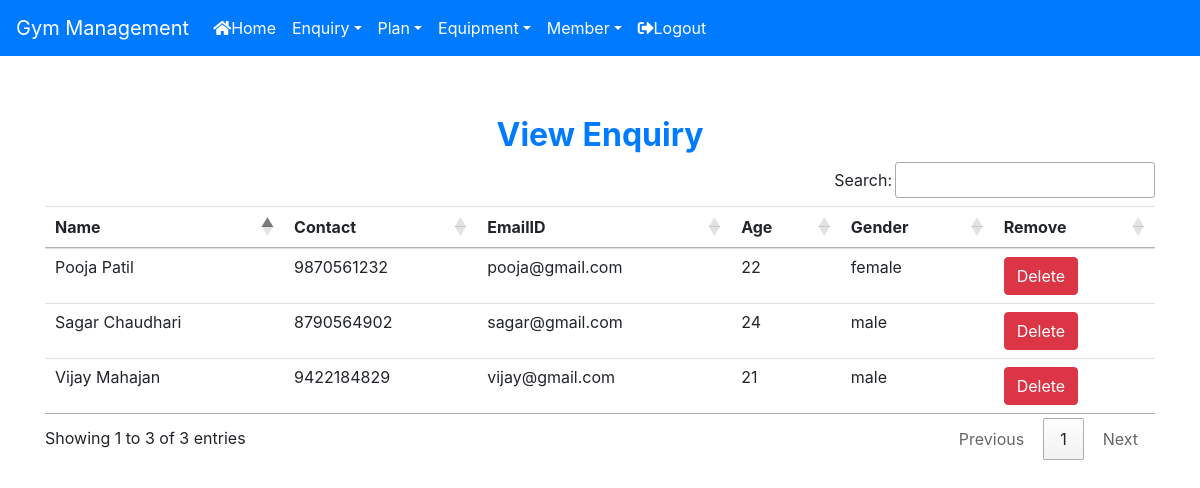
The page /view_enquiry (signed in) on the database its author committed.
### Gym/models.py (models this page shows, shortened)
class Enquiry(models.Model):
    name = models.CharField(max_length=60)
    contact = models.CharField(max_length=10)
    emailid = models.CharField(max_length=60)
    age = models.CharField(max_length=40)
    gender = models.CharField(max_length=10)

### Gym/views.py (the view)
# urls.py: path('view_enquiry', View_Enquiry, name='view_enquiry'),
def View_Enquiry(request):
    if not request.user.is_staff:
        return redirect('login')
    enq = Enquiry.objects.all()
    d = {'enq':enq}
    return render(request, 'view_enquiry.html', d)

### Gym/templates/view_enquiry.html
{% extends 'navigationbar.html' %}
{% block body %}
<div class="container" style="margin-top:60px">
<h2 class="text-center text-primary font-weight-bold">View Enquiry</h2>
    <table class="table table-hover" id="example">
        <thead>
        <tr>
            <th>Name</th>
            <th>Contact</th>
            <th>EmailID</th>
            <th>Age</th>
            <th>Gender</th>
            <th>Remove</th>
        </tr>
        </thead>
        <tbody>
        {% for i in enq %}
        <tr>
            <td>{{i.name}}</td>
            <td>{{i.contact}}</td>
            <td>{{i.emailid}}</td>
            <td>{{i.age}}</td>
            <td>{{i.gender}}</td>
            <td><a class="btn btn-danger" href="{% url 'delete_enquiry' i.id %}" onclick="return confirm('Are you sure?')">Delete</a></td>
        </tr>
        {% endfor %}
        </tbody>
    </table>
</div>
{% endblock %}

### rows shown on the page
Enquiry: name "Sagar Chaudhari", contact "8790564902", emailid "sagar@gmail.com", age "24", gender "male"
Enquiry: name "Pooja Patil", contact "9870561232", emailid "pooja@gmail.com", age "22", gender "female"
Enquiry: name "Vijay Mahajan", contact "9422184829", emailid "vijay@gmail.com", age "21", gender "male"
